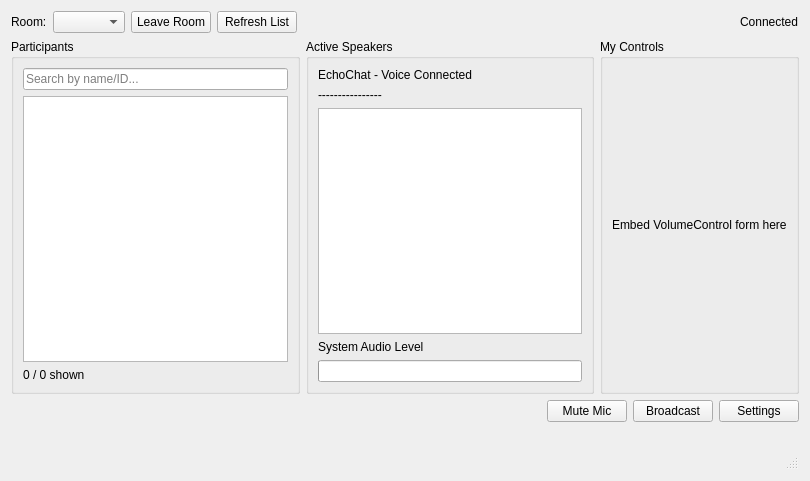
<?xml version="1.0" encoding="UTF-8"?>
<ui version="4.0">
 <class>MainWindowForm</class>
 <widget class="QWidget" name="MainWindowForm">
  <property name="geometry">
   <rect>
    <x>0</x>
    <y>0</y>
    <width>810</width>
    <height>481</height>
   </rect>
  </property>
  <property name="windowTitle">
   <string>EchoChat - Voice Chat Client</string>
  </property>
  <layout class="QVBoxLayout" name="rootLayout">
   <item>
    <layout class="QHBoxLayout" name="topToolbarLayout">
     <item>
      <widget class="QLabel" name="roomLabel">
       <property name="text">
        <string>Room:</string>
       </property>
      </widget>
     </item>
     <item>
      <widget class="QComboBox" name="roomCombo"/>
     </item>
     <item>
      <widget class="QPushButton" name="joinLeaveButton">
       <property name="text">
        <string>Leave Room</string>
       </property>
      </widget>
     </item>
     <item>
      <widget class="QPushButton" name="refreshButton">
       <property name="text">
        <string>Refresh List</string>
       </property>
      </widget>
     </item>
     <item>
      <spacer name="topSpacer">
       <property name="orientation">
        <enum>Qt::Horizontal</enum>
       </property>
       <property name="sizeHint" stdset="0">
        <size>
         <width>40</width>
         <height>20</height>
        </size>
       </property>
      </spacer>
     </item>
     <item>
      <widget class="QLabel" name="connectionIndicator">
       <property name="text">
        <string>Connected</string>
       </property>
      </widget>
     </item>
    </layout>
   </item>
   <item>
    <layout class="QHBoxLayout" name="contentLayout">
     <item>
      <widget class="QGroupBox" name="participantsGroup">
       <property name="title">
        <string>Participants</string>
       </property>
       <layout class="QVBoxLayout" name="participantsLayout">
        <item>
         <widget class="QLineEdit" name="searchInput">
          <property name="placeholderText">
           <string>Search by name/ID...</string>
          </property>
         </widget>
        </item>
        <item>
         <widget class="QListWidget" name="participantList"/>
        </item>
        <item>
         <widget class="QLabel" name="countLabel">
          <property name="text">
           <string>0 / 0 shown</string>
          </property>
         </widget>
        </item>
       </layout>
      </widget>
     </item>
     <item>
      <widget class="QGroupBox" name="activeSpeakersGroup">
       <property name="title">
        <string>Active Speakers</string>
       </property>
       <layout class="QVBoxLayout" name="activeLayout">
        <item>
         <widget class="QLabel" name="titleLabel">
          <property name="text">
           <string>EchoChat - Voice Connected</string>
          </property>
         </widget>
        </item>
        <item>
         <widget class="QLabel" name="activeSpeakersLabel">
          <property name="text">
           <string>----------------</string>
          </property>
         </widget>
        </item>
        <item>
         <widget class="QListWidget" name="speakerLogList"/>
        </item>
        <item>
         <widget class="QLabel" name="systemAudioLabel">
          <property name="text">
           <string>System Audio Level</string>
          </property>
         </widget>
        </item>
        <item>
         <widget class="QProgressBar" name="systemLevelBar">
          <property name="textVisible">
           <bool>false</bool>
          </property>
         </widget>
        </item>
       </layout>
      </widget>
     </item>
     <item>
      <widget class="QGroupBox" name="myControlsGroup">
       <property name="title">
        <string>My Controls</string>
       </property>
       <layout class="QVBoxLayout" name="controlsPlaceholderLayout">
        <item>
         <widget class="QLabel" name="controlsHint">
          <property name="text">
           <string>Embed VolumeControl form here</string>
          </property>
         </widget>
        </item>
       </layout>
      </widget>
     </item>
    </layout>
   </item>
   <item>
    <layout class="QHBoxLayout" name="bottomToolbarLayout">
     <item>
      <spacer name="bottomSpacer">
       <property name="orientation">
        <enum>Qt::Horizontal</enum>
       </property>
       <property name="sizeHint" stdset="0">
        <size>
         <width>40</width>
         <height>20</height>
        </size>
       </property>
      </spacer>
     </item>
     <item>
      <widget class="QPushButton" name="muteButton">
       <property name="text">
        <string>Mute Mic</string>
       </property>
      </widget>
     </item>
     <item>
      <widget class="QPushButton" name="broadcastButton">
       <property name="text">
        <string>Broadcast</string>
       </property>
      </widget>
     </item>
     <item>
      <widget class="QPushButton" name="settingsButton">
       <property name="text">
        <string>Settings</string>
       </property>
      </widget>
     </item>
    </layout>
   </item>
   <item>
    <widget class="QLabel" name="warningLabel">
     <property name="text">
      <string/>
     </property>
    </widget>
   </item>
   <item>
    <widget class="QStatusBar" name="mainStatusBar"/>
   </item>
  </layout>
 </widget>
 <resources/>
 <connections/>
</ui>
